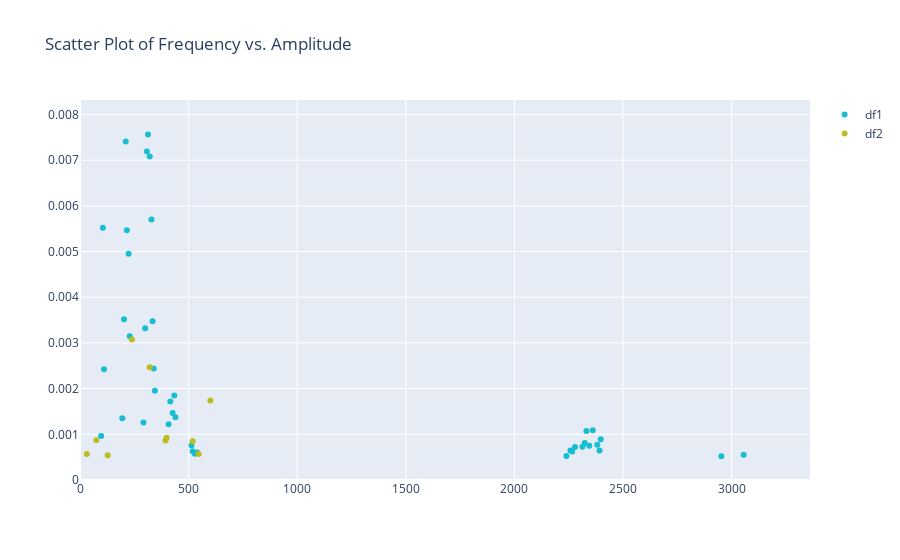

Write notebook code for a chart like this one.
### Code cell
from multiplotter import plot_scatter

#display(df1)
#display(df2)

plot_scatter(dfs=[df1, df2], labels=['df1', 'df2'], mode='markers')
